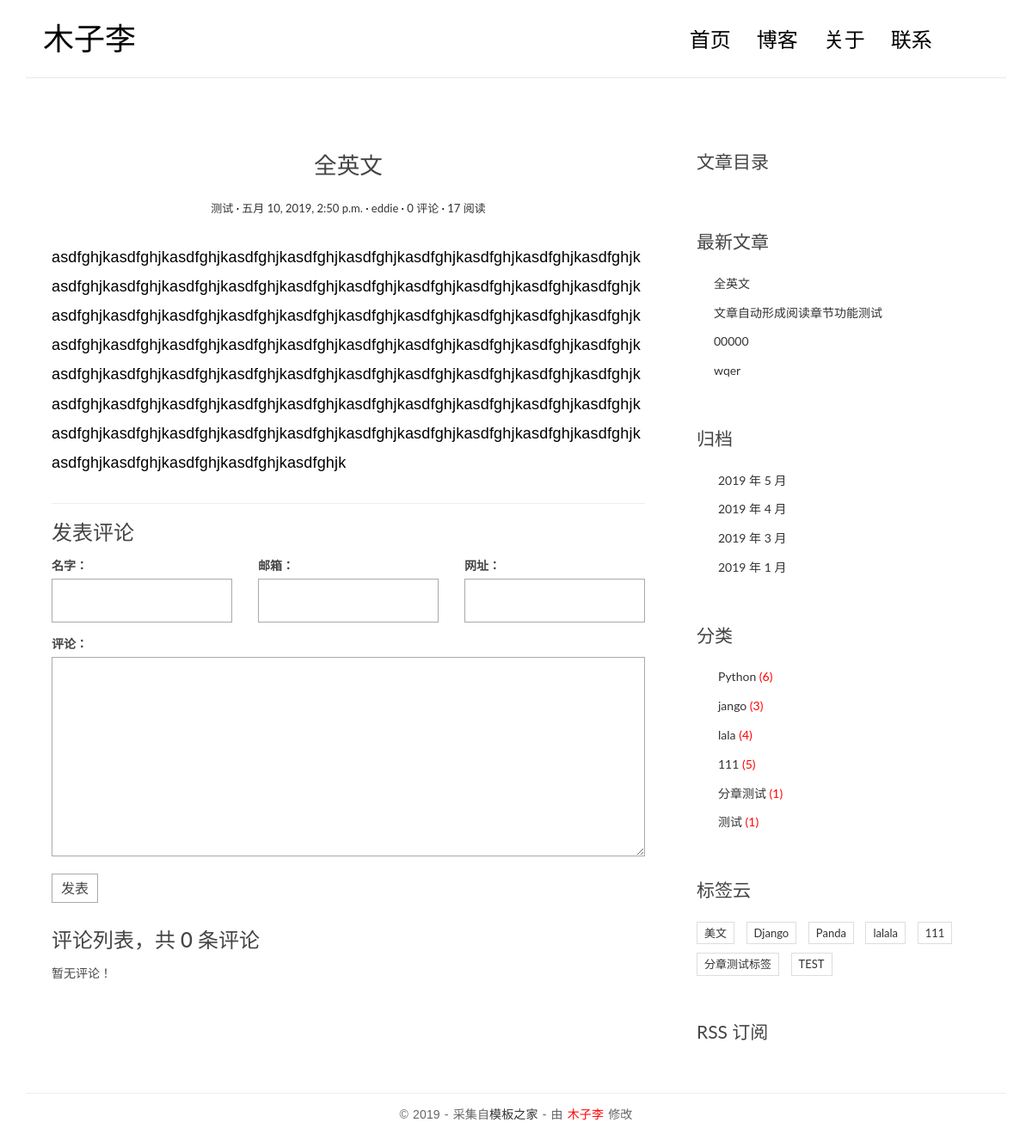
/post/20/, run on an earlier commit of the app's database.
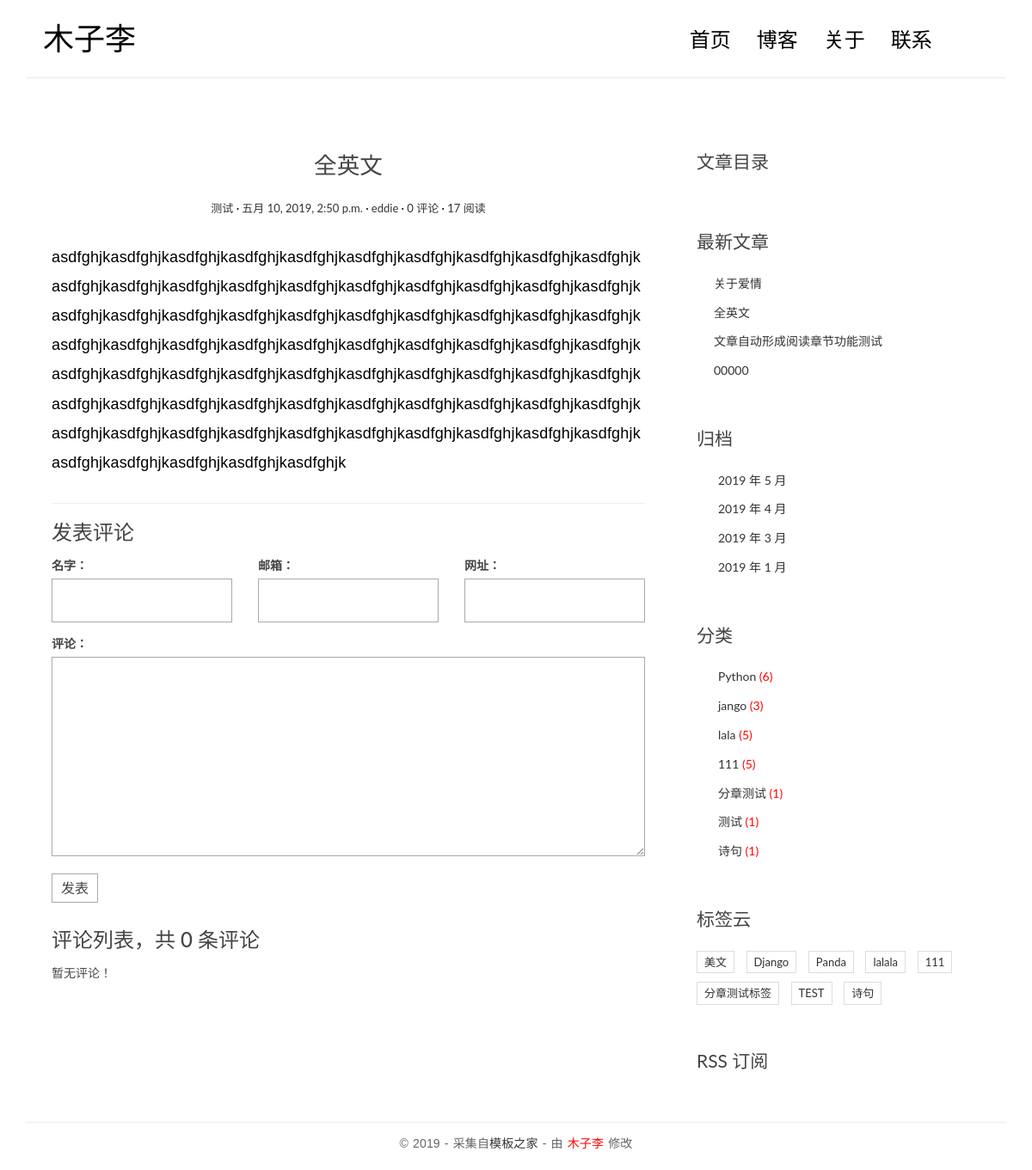
And on a later commit of the database.
### blog/models.py (models this page shows, shortened)
@python_2_unicode_compatible
class Post(models.Model):
    title = models.CharField(max_length=70)
    body = models.TextField()
    created_time = models.DateTimeField()
    modified_time = models.DateTimeField()
    excerpt = models.CharField(max_length=200, blank=True)
    category = models.ForeignKey(Category)
    tags = models.ManyToManyField(Tag, blank=True)
    author = models.ForeignKey(User)
    views = models.PositiveIntegerField(default=0)
    def get_absolute_url(self):
        return reverse('blog:detail', kwargs={'pk': self.pk})
    def increase_views(self):
        self.views += 1
        self.save(update_fields=['views'])
    class Meta:
        ordering = ['-created_time', 'title']

class Category(models.Model):
    name = models.CharField(max_length=100)

class Tag(models.Model):
    name = models.CharField(max_length=100)

### blog/views.py (the view)
# urls.py: url(r'^post/(?P<pk>[0-9]+)/$', views.PostDetailView.as_view(), name='detail'),
class PostDetailView(DetailView):
    model = Post
    template_name = 'blog/detail.html'
    context_object_name = 'post'
    def get(self, request, *args, **kwargs):
        response = super(PostDetailView, self).get(request, *args, **kwargs)
        self.object.increase_views()
        return response
    def get_object(self, queryset=None):
        post = super(PostDetailView, self).get_object(queryset=None)
        md = markdown.Markdown(extensions=[
            'markdown.extensions.extra',
            'markdown.extensions.codehilite',
            TocExtension(slugify=slugify),
        ])
        post.body = md.convert(post.body)
        post.toc = md.toc
        return post
    def get_context_data(self, **kwargs):
        context = super(PostDetailView, self).get_context_data(**kwargs)
        form = CommentForm()
        comment_list = self.object.comment_set.all()
        context.update({
            'form': form,
            'comment_list': comment_list,
        })
        return context

### comments/forms.py
class CommentForm(forms.ModelForm):
    class Meta:
        model = Comment
        fields = ['name', 'email', 'url', 'text']

### blog/templatetags/blog_tags.py (called while the page is built)
@register.simple_tag
def get_recent_posts(num=4):
    return Post.objects.all().order_by('-created_time')[:num]

@register.simple_tag
def archives():
    return Post.objects.dates('created_time', 'month', order='DESC')

@register.simple_tag
def get_categories():
    return Category.objects.annotate(num_posts=Count('post')).filter(num_posts__gt=0)

@register.simple_tag
def get_tags():
    return Tag.objects.annotate(num_posts=Count('post')).filter(num_posts__gt=0)

### templates/blog/detail.html (shortened to what this page needs)
{% extends 'base.html' %}
{% load staticfiles %}
    {% block main %}
        <article class="post post-{{ post.pk }}">
            <header class="entry-header">
                <h1 class="entry-title">{{ post.title }}</h1>
                <div class="entry-meta">
                    <span class="post-category"><a href="#">{{ post.category.name }}</a></span>
                    <span class="post-date"><a href="#"><time class="entry-date"
                                                              datetime="{{ post.created_time }}">{{ post.created_time }}</time></a></span>
                    <span class="post-author"><a href="#">{{ post.author }}</a></span>
                    <span class="comments-link"><a href="#">{{ post.comment_set.count }} 评论</a></span>
                    <span class="views-count"><a href="#">{{ post.views }} 阅读</a></span>
                </div>
            </header>
            <div class="entry-content clearfix" style="height: auto;word-wrap: break-word;word-break: break-all;overflow: hidden;">
                {{ post.body|safe }}
            </div>
        </article>
        <section class="comment-area" id="comment-area">
            <hr>
            <h3>发表评论</h3>
            <form action="{% url 'comments:post_comment' post.pk %}" method="post" class="comment-form">
                <div class="row">
                    <div class="col-md-4">
                        <label for="{{ form.name.id_for_label }}">名字：</label>
                        {{ form.name }}
                    </div>
                    <div class="col-md-4">
                        <label for="{{ form.email.id_for_label }}">邮箱：</label>
                        {{ form.email }}
                    </div>
                    <div class="col-md-4">
                        <label for="{{ form.url.id_for_label }}">网址：</label>
                        {{ form.url }}
                    </div>
                    <div class="col-md-12">
                        <label for="{{ form.text.id_for_label }}">评论：</label>
                        {{ form.text }}
                        <button type="submit" class="comment-btn">发表</button>
                    </div>
                </div>
            </form>
            <div class="comment-list-panel">
                <h3>评论列表，共 <span>{{ post.comment_set.count }}</span> 条评论</h3>
                <ul class="comment-list list-unstyled">
                    {% for comment in comment_list %}
                    <li class="comment-item">
                        <span class="nickname">{{ comment.name }}</span>
                        <time class="submit-date">{{ comment.created_time }}</time>
                        <div class="text">
                            {{ comment.text }}
                        </div>
                    </li>
                    {% empty %}
                    暂无评论！
                    {% endfor %}
                </ul>
            </div>
        </section>
    {% endblock main %}
    {% block toc %}
        <div class="widget widget-content">
            <h3 class="widget-title">文章目录</h3>
        </div>
    {% endblock toc %}

### templates/base.html (shortened to what the changed rows need)
{% load staticfiles %}
{% load blog_tags %}
<!DOCTYPE html>
<html>
    <head>
        <link href="https://cdn.bootcss.com/bootstrap/3.3.7/css/bootstrap.min.css" rel="stylesheet">
        <link rel="stylesheet" href="http://code.ionicframework.com/ionicons/2.0.1/css/ionicons.min.css">
        <link rel="stylesheet" href="{% static 'blog/css/pace.css' %}">
        <link rel="stylesheet" href="{% static 'blog/css/custom.css' %}">
        <link rel="stylesheet" href="{% static 'blog/css/highlights/github.css' %}">
    </head>
    <body>
        <div class="container">
            <header id="site-header">
                <div class="row">
                    <div class="col-md-4 col-sm-5 col-xs-8">
                        <div class="logo">
                            <h1><a href="{% url 'blog:index' %}"><b>木子李</b></a></h1>
                        </div>
                    </div>
                </div>
            </header>
        </div>
        <div class="content-body">
            <div class="container">
                <div class="row">
                    <main class="col-md-8">
                        {% block main %}
                        {% endblock main %}
                    </main>
                    <aside class="col-md-4">
                        <div class="widget widget-recent-posts">
                            {% get_recent_posts as recent_post_list %}
                            <ul>
                                {% for post in recent_post_list %}
                                <li>
                                    <a href="{{ post.get_absolute_url }}">{{ post.title }}</a>
                                </li>
                                {% empty %}
                                暂无文章！
                                {% endfor %}
                            </ul>
                        </div>
                        <div class="widget widget-archives">
                            {% archives as date_list %}
                            <ul>
                                {% for date in date_list %}
                                <li>
                                    <a href="{% url 'blog:archives' date.year date.month %}">{{ date.year }} 年 {{ date.month }} 月</a>
                                </li>
                                {% empty %}
                                暂无归档！
                                {% endfor %}
                            </ul>
                        </div>
                        <div class="widget widget-category">
                            {% get_categories as category_list %}
                            <ul>
                                {% for category in category_list %}
                                <li>
                                    <a href="{% url 'blog:category' category.pk %}">{{ category.name }}<span class="post-count" style="color:red"> ({{ category.num_posts }}) </span></a>
                                </li>
                                {% empty %}
                                暂无分类！
                                {% endfor %}
                            </ul>
                        </div>
                        <div class="widget widget-tag-cloud">
                            {% get_tags as tag_list %}
                            <ul>
                                {% for tag in tag_list %}
                                <li>
                                    <a href="{% url 'blog:tag' tag.pk %}">{{ tag.name }}</a>
                                </li>
                                {% empty %}
                                暂无标签！
                                {% endfor %}
                            </ul>
                        </div>
                    </aside>
                </div>
            </div>
        </div>
    </body>
</html>

What changed in the data, as far as the page shows it:
no longer on this page (row unchanged): Post: title "wqer"
added Post: title "关于爱情"
computed for Category "lala": num_posts "4" → "5"
added Category: name "诗句", num_posts "1"
added Tag: name "诗句"
